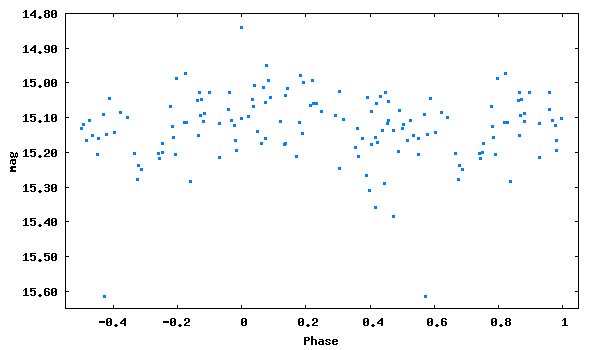

Generate this figure with gnuplot:
set term png size 600,350 medium
set colors classic
set output 'phase_lc_17.png'
set xlabel 'Phase'
set ylabel 'mag'
#set title 'JDmax = 2447035.45800 + 0.7562843 x E'
set format y '%5.2f'
plot [-0.55:1.05][15.65:14.80] "phase_lc_17.dat" linecolor 3 pointtype 5 pointsize 0.3 title ""
